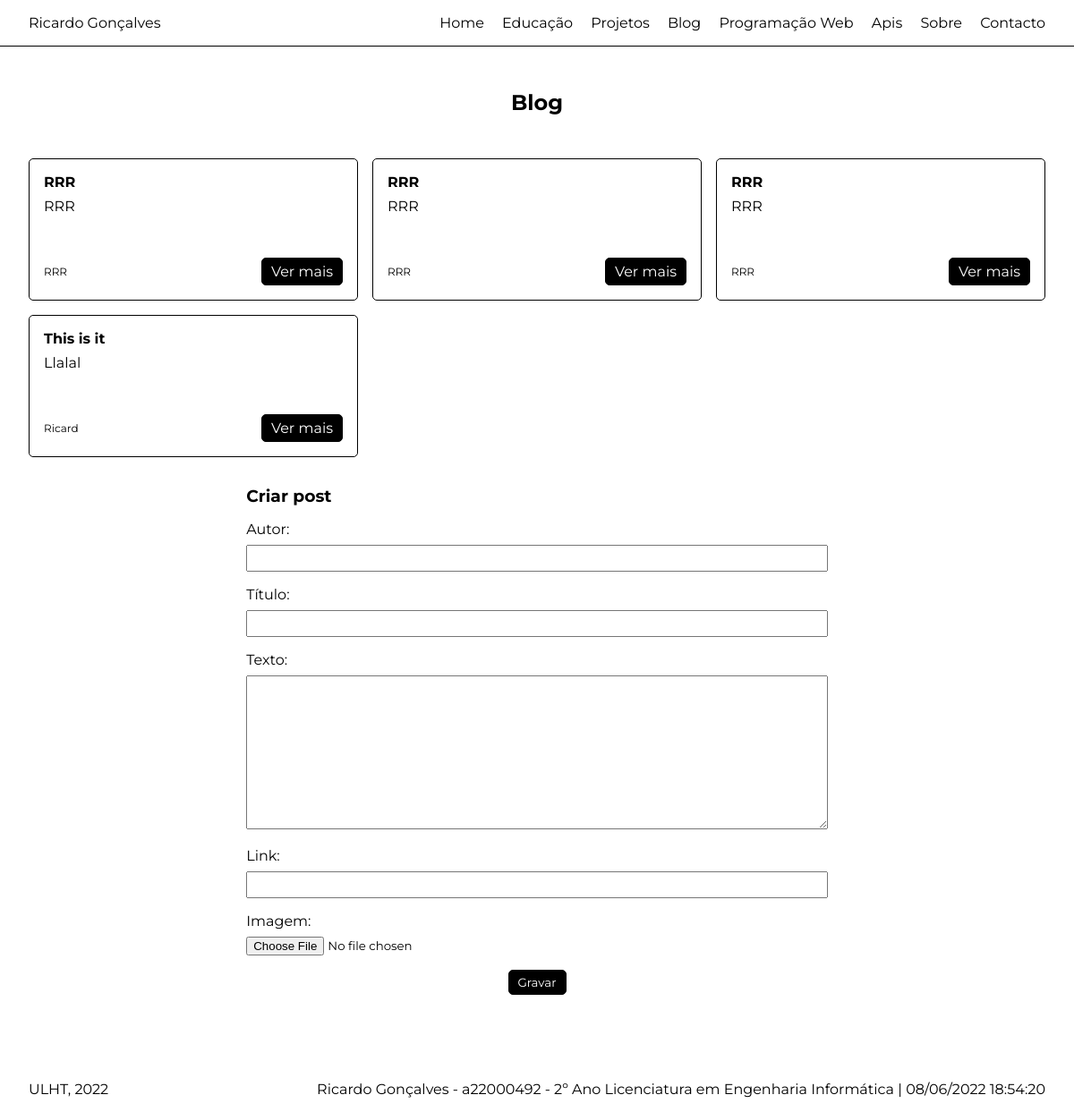
Before: /blog with the older database file.
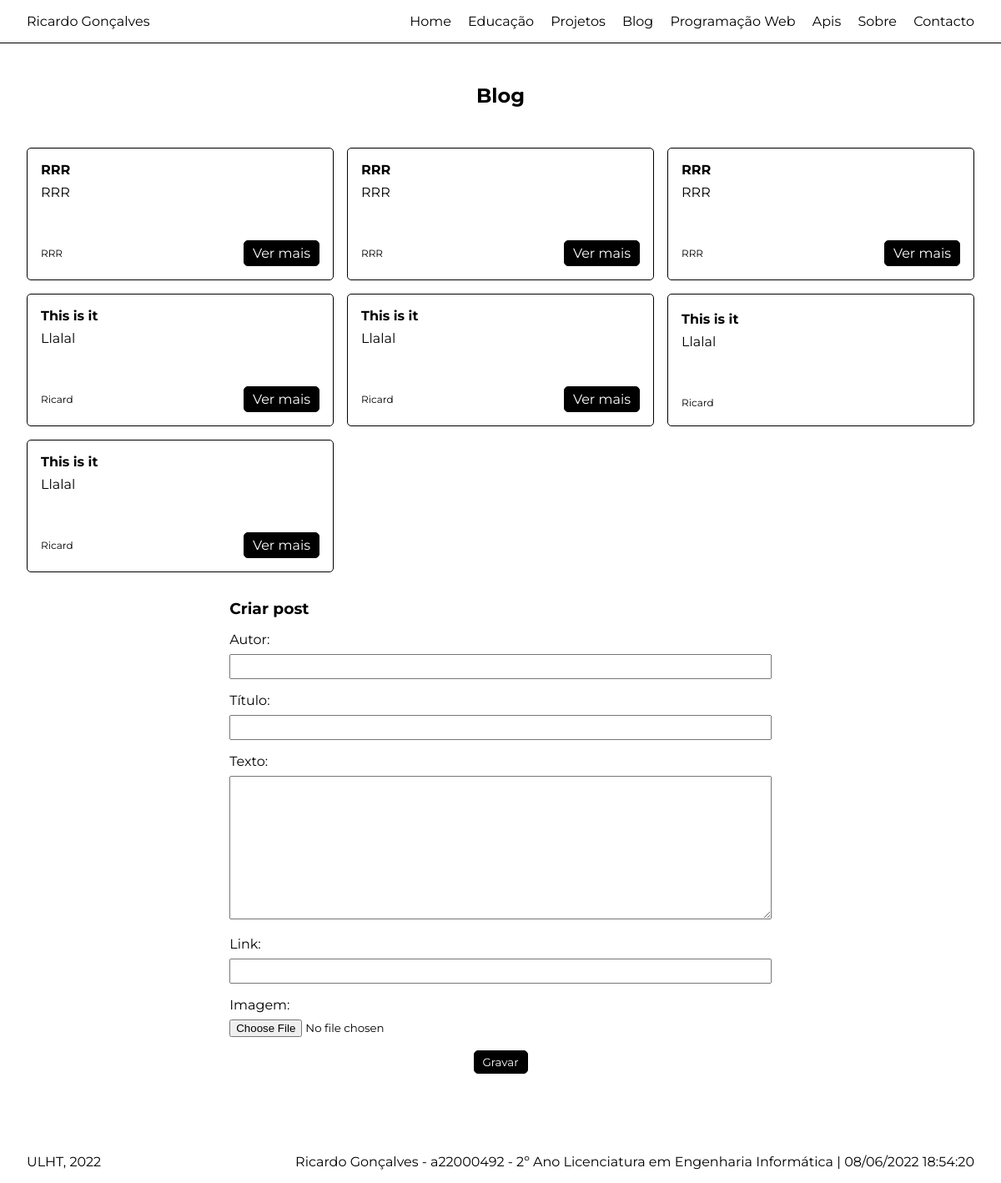
After: the same page with the newer database file.
### portfolio/models.py (models this page shows, shortened)
class Post(models.Model):
  autor = models.CharField(max_length=100)
  titulo = models.CharField(max_length=200)
  descricao = models.CharField(max_length=500)
  link = models.CharField(max_length=200, blank=True)
  imagem = models.ImageField(upload_to=posts_resolution_path, blank=True)
  criado = models.DateTimeField(auto_now_add=True)

### portfolio/views.py (the view)
# urls.py: path('blog', views.blog_page_view, name='blog'),
def blog_page_view(request):
  form = PostForm(request.POST or None)
  if form.is_valid():
        form.save()
        return HttpResponseRedirect(reverse('portfolio:blog'))
  context = {
      'posts': Post.objects.all(),
      'form': form
  }
  return render(request, 'portfolio/blog.html', context)

### portfolio/forms.py
class PostForm(ModelForm):
  class Meta:
    model = Post
    fields = '__all__'
    widgets = {
      'titulo': forms.TextInput(),
      'autor': forms.TextInput(),
      'descricao': forms.Textarea(),
      'imagem': forms.FileInput(),
      'link': forms.URLInput(),
    }
    labels = {
      'autor': 'Autor',
      'titulo': 'Título',
      'descricao': 'Texto',
      'link': 'Link',
      'imagem': 'Imagem'
    }
    help_texts = {
    }

### portfolio/templates/portfolio/blog.html (shortened to what this page needs)
{% extends 'portfolio/layout.html' %}
{% block main %}
  <section>
    <div class="container content content-center">
      <h1>Blog</h1>
      <div class="posts">
        {% for post in posts %}
          <div class="post">
            <h4>{{ post.titulo }}</h4>
            <p>{{ post.descricao }}</p>
            <div class="aditional-info">
              <div>
                {% if post.autor %}
                  <p class="author">{{ post.autor }}</p>
                {% endif %}
              </div>
              {% if post.link %}
                <a href="{{ post.link }}" class="btn-primary">Ver mais</a>
              {% endif %}
            </div>
          </div>
        {% endfor %}
      </div>
      <div class="posts-form">
        <h3>Criar post</h3>
        <form action="{% url 'portfolio:blog' %}" method="POST" enctype="multipart/form-data">
          {{ form.as_p }}
          <div class="submit-group">
            <input type="submit" value="Gravar" class="btn btn-primary">
          </div>
        </form>
      </div>
    </div>
  </section>
{% endblock %}

Changed rows visible on the page:
added Post: titulo "This is it", descricao "Llalal", autor "Ricard"
added Post: titulo "This is it", descricao "Llalal", autor "Ricard"
added Post: titulo "This is it", descricao "Llalal", autor "Ricard"
